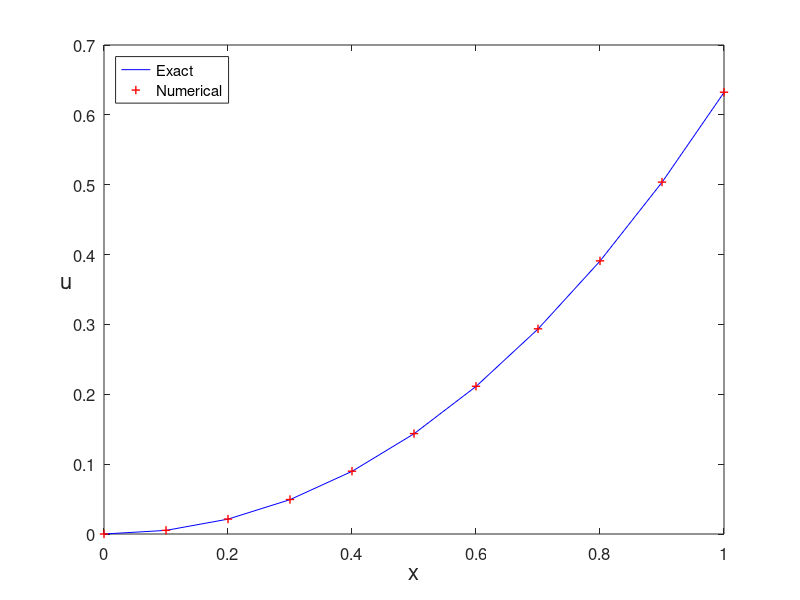

The MATLAB script that drew this image:
% Trapezoidal.m
% Trapezoidal rule for the ODE model
% u'(x)=x^2+x-u, x in [0,1] 
% Initial condition: u(0)=0 ;
% Exact solution: u(x)=-exp(-x)+x^2-x+1.
clear all;  clf
h=0.1;
x=0:h:1;                       % interval division
N=length(x)-1;
u(1)=0;                        % initial value
for n=1:N
    u(n+1)=(2-h)/(2+h).*u(n)+h/(2+h).*(x(n)^2+x(n)+x(n+1)^2+x(n+1));
end
ue=-exp(-x)+x.^2-x+1;          % exact solution
plot(x,ue,'b-',x,u,'r+','LineWidth',1)
legend('Exact','Numerical','location','northwest')
%title('Trapezoidal rule','fontsize',12)
set(gca,'fontsize',12)
xlabel('x','fontsize',16), ylabel('u','fontsize',16,'Rotation',0)

% print -dpng -r600  Trapezoidal.png
